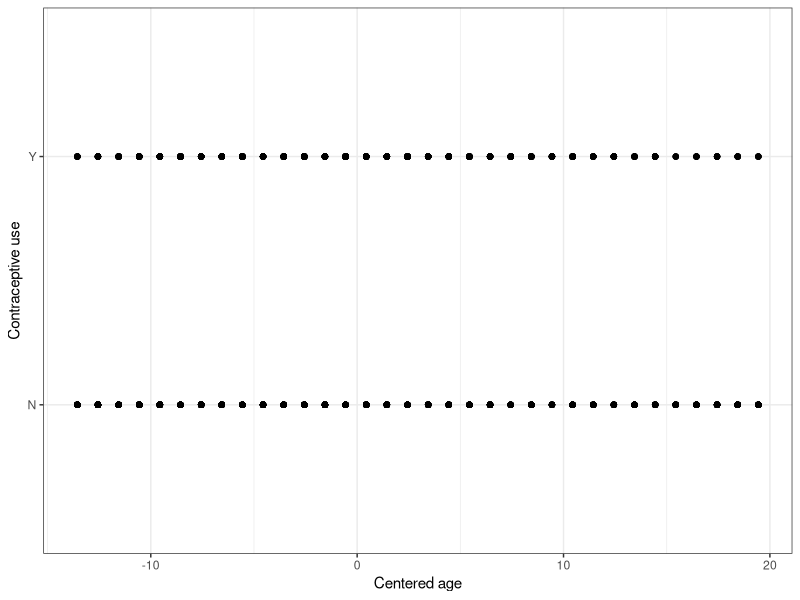
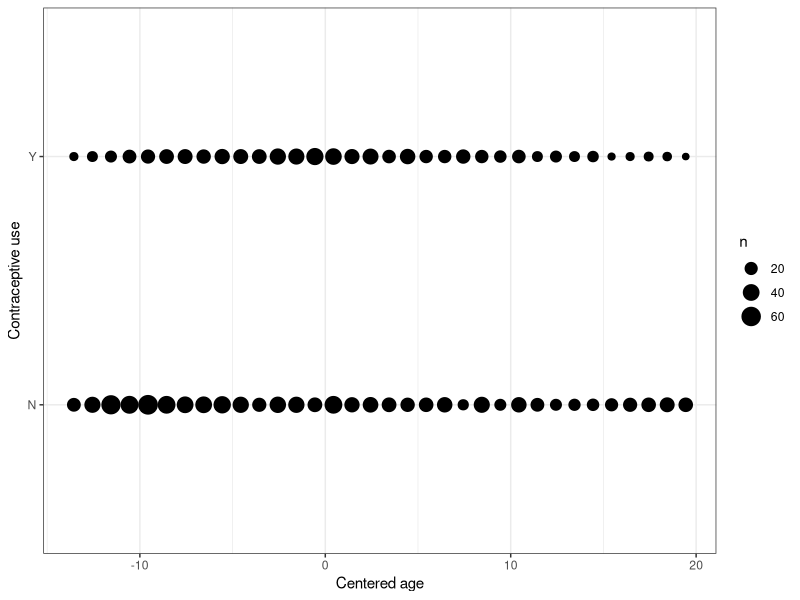
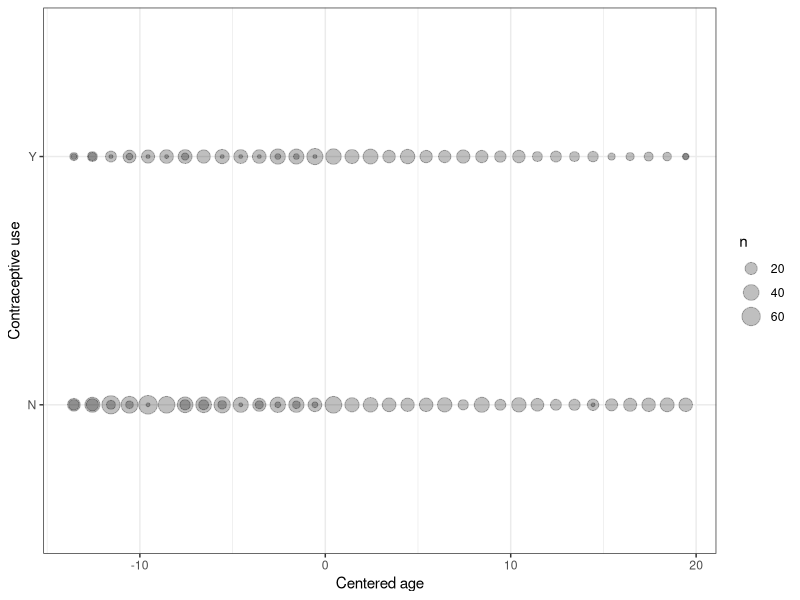
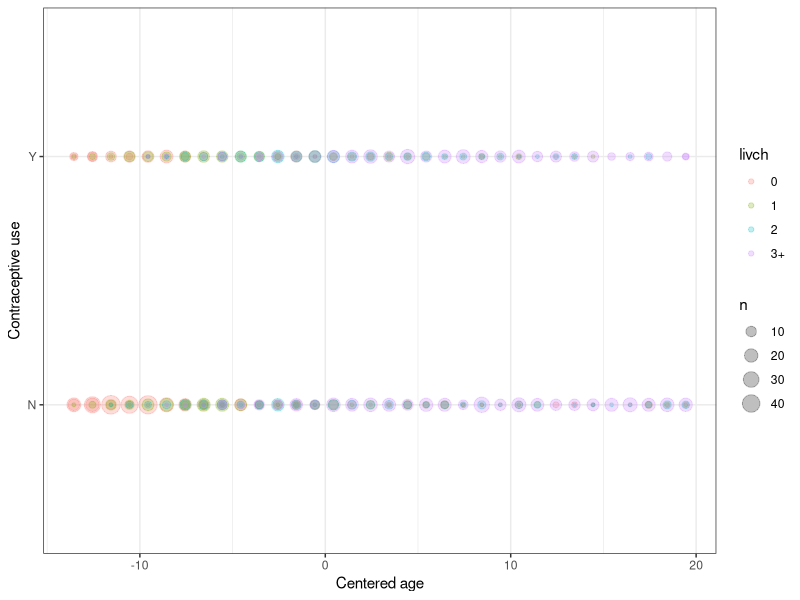
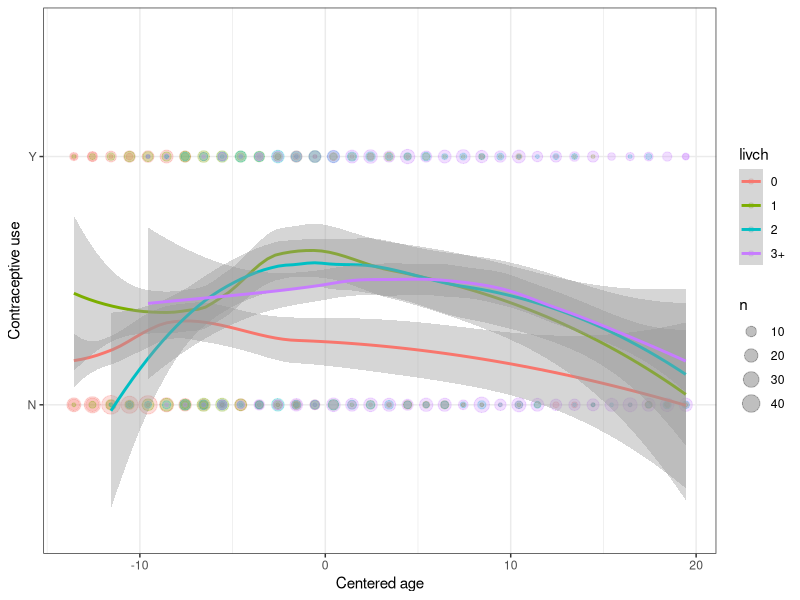
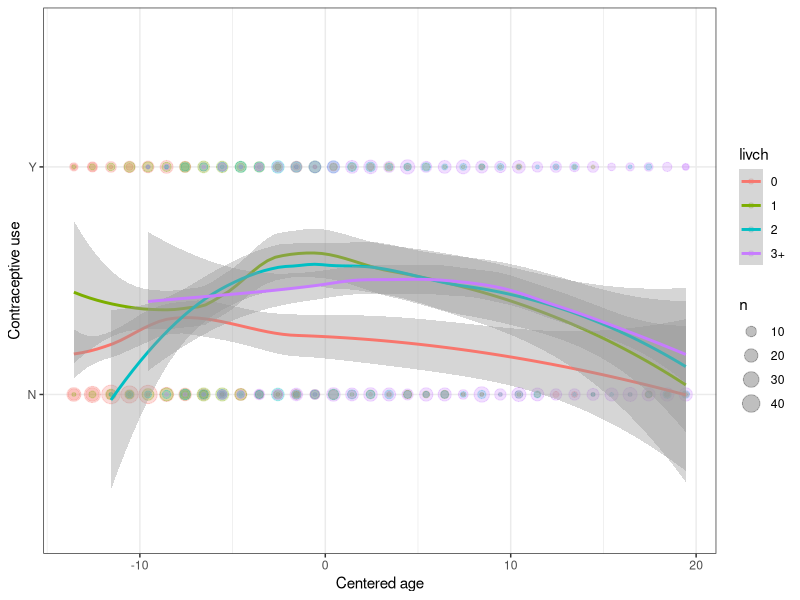
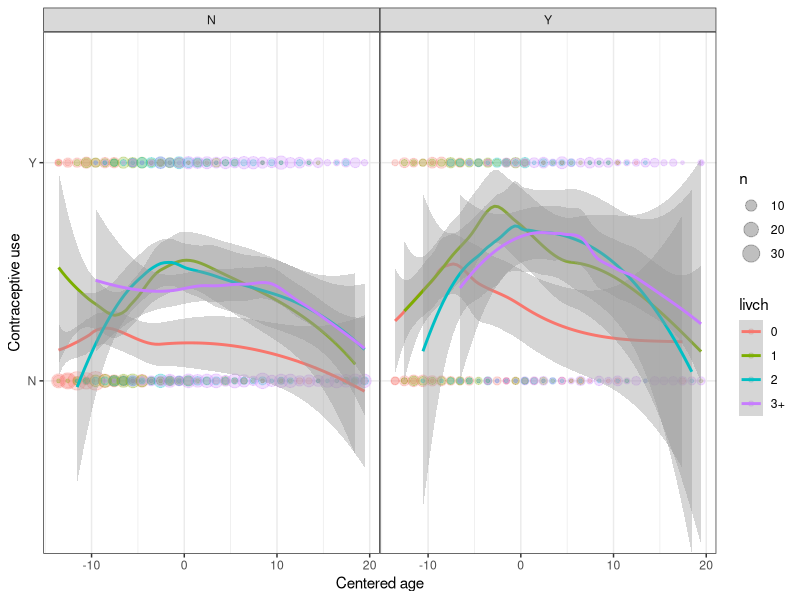
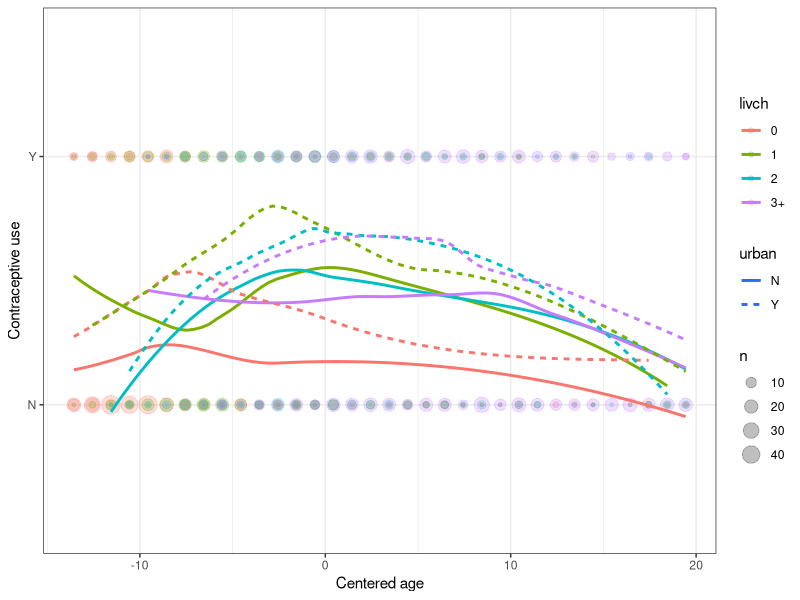

Write R code to recreate these figures, in order.
## ---- chunk 1
##  bmb needs this to get transparency rendered properly
knitr::opts_chunk$set(dev.args = list(png = list(type = "cairo")))
## ---- chunk 2
library(mlmRev) ## for contraception data
library(ggplot2)
## ---- chunk 3
theme_set(theme_bw()+
          theme(panel.spacing=grid::unit(0,"lines")))
## ---- chunk 4
g1 <- (ggplot(Contraception,aes(x=age,y=use))+
       labs(x="Centered age",y="Contraceptive use")
)
print(g1+geom_point())
## ---- chunk 5
print(g1+stat_sum())
## ---- chunk 6
print(g1+stat_sum(alpha=0.25))
## ---- chunk 7
g2 <- (ggplot(Contraception,aes(x=age,y=use,colour=livch))
    + labs(x="Centered age",y="Contraceptive use"))
g3 <- g2 + stat_sum(alpha=0.25)
print(g3)
## ---- chunk 8
g4 <- (g3
    + geom_smooth(aes(y=as.numeric(use)))
)
print(g4)
## ---- chunk 9
g5 <- (g4
    + coord_cartesian(ylim=c(0.9,2.1))
)
print(g5)
## ---- chunk 10
g4+facet_grid(.~urban) 
## ---- chunk 11
g3 + geom_smooth(aes(y=as.numeric(use),lty=urban),se=FALSE)
## ---- chunk 12
print(g3 + geom_smooth(aes(y=as.numeric(use),
                           lty=urban),alpha=0.1))
## ---- chunk 13
g6 <- ggplot(Contraception,aes(x=age,
                                y=as.numeric(use)-1,
                                colour=livch))+
    stat_sum(alpha=0.25)+labs(x="Centered age",y="Contraceptive use")
print(g6 + geom_smooth(aes(lty=urban),method="glm",
                 method.args=list(family="binomial"),
                 formula=y~poly(x,2),alpha=0.1))
## ---- chunk 14
print(g1 +
      facet_grid(livch~urban)+geom_smooth(aes(y=as.numeric(use)))
      )
## ---- chunk 15
print(g3
      + aes(y=as.numeric(use)-1)
      + geom_smooth(aes(lty=urban,y=as.numeric(use)-1),
                    method="gam",
                    method.args=list(family="binomial"),
                    formula=y~s(x,k=5),
                    alpha=0.1)
)
